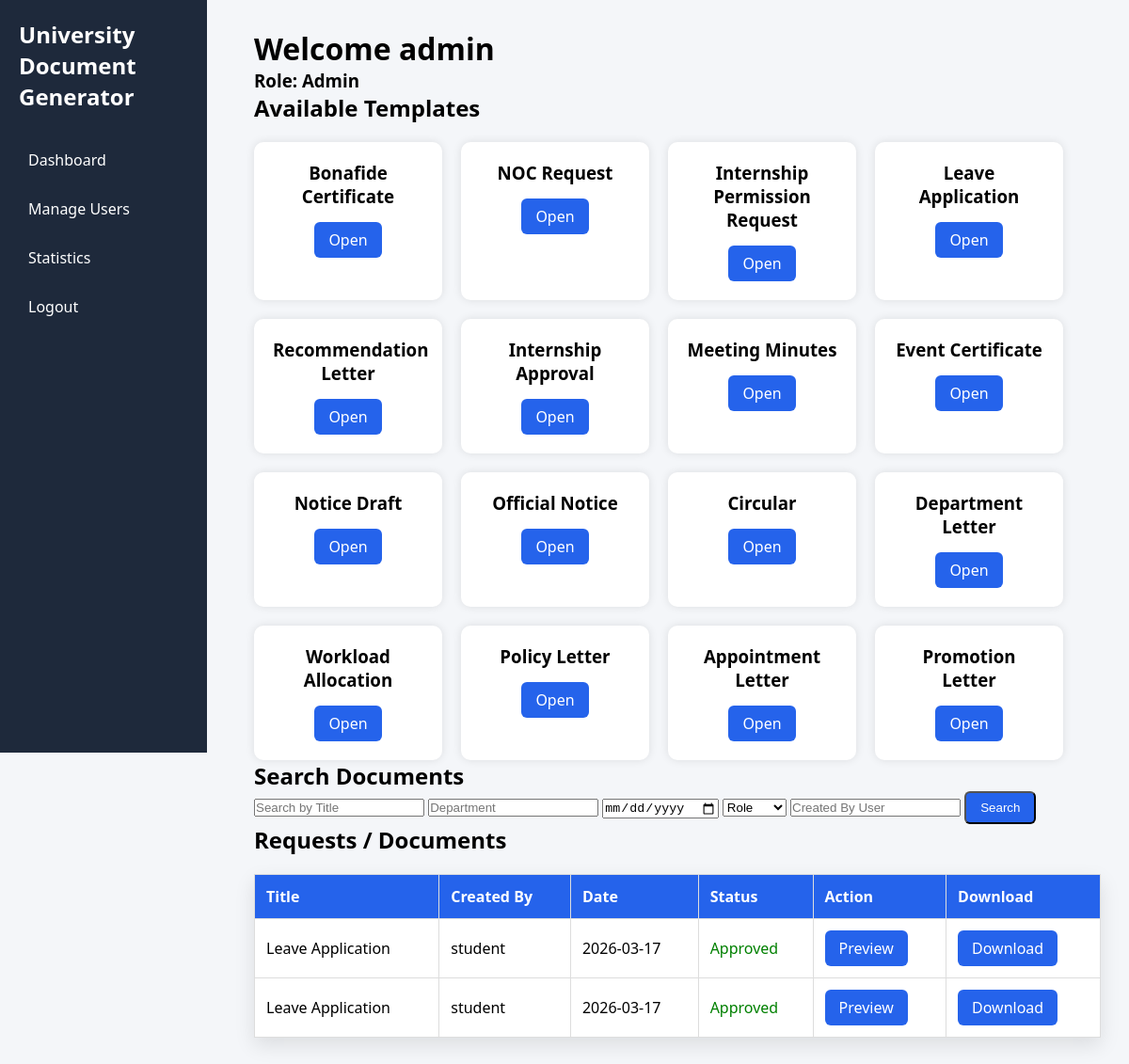
The page /dashboard (signed in) on the database its author committed.
### database.py (models this page shows)
class User(UserMixin, db.Model):
    id = db.Column(db.Integer, primary_key=True)
    username = db.Column(db.String(100), unique=True)
    password = db.Column(db.String(200))
    role = db.Column(db.String(50))
    email = db.Column(db.String(120), unique=True)
    active = db.Column(db.Boolean, default=True)
    created_at = db.Column(db.DateTime, default=datetime.utcnow)

class Template(db.Model):
    id = db.Column(db.Integer, primary_key=True)
    name = db.Column(db.String(100))
    file_path = db.Column(db.String(200))
    allowed_roles = db.Column(db.String(200))
    approval_flow = db.Column(db.String(200))

class Document(db.Model):
    id = db.Column(db.Integer, primary_key=True)
    title = db.Column(db.String(200))
    template_name = db.Column(db.String(200))
    filename = db.Column(db.String(200))
    department = db.Column(db.String(200))
    content = db.Column(db.Text)
    authority = db.Column(db.String(200))
    date = db.Column(db.String(100))
    created_by = db.Column(db.String(100))
    created_at = db.Column(db.DateTime, default=datetime.utcnow)
    status = db.Column(db.String(50), default="pending")
    approved_by_faculty = db.Column(db.Boolean, default=False)
    approved_by_hod = db.Column(db.Boolean, default=False)
    approved_by_dean = db.Column(db.Boolean, default=False)

### app.py (the view)
@app.route("/dashboard")
@login_required
def dashboard():
    query = DocModel.query
    title = request.args.get("title")
    department = request.args.get("department")
    date = request.args.get("date")
    role = request.args.get("role")
    user = request.args.get("user")
    if title:
        query = query.filter(DocModel.title.contains(title))
    if department:
        query = query.filter(DocModel.department.contains(department))
    if date:
        query = query.filter(DocModel.created_at.contains(date))
    if role:
        query = query.join(User, DocModel.created_by == User.username)\
                 .filter(User.role == role)
    if user:
        query = query.filter(DocModel.created_by.contains(user))
    documents = query.all()
    templates = Template.query.all()
    return render_template(
        "dashboard.html",
        documents=documents,
        templates=templates
    )

### app.py (called while the page is built)
@login_manager.user_loader
def load_user(user_id):
    return User.query.get(int(user_id))

### templates/dashboard.html (shortened to what this page needs)
<!DOCTYPE html>
<html>
<head>
    <link rel="stylesheet" href="{{ url_for('static', filename='style.css') }}">
</head>
<body>
<div class="sidebar">
    <h2>University Document Generator</h2>
    <a href="/dashboard">Dashboard</a>
    {% if current_user.role == "admin" %}
        <a href="/manage_users">Manage Users</a>
    {% endif %}
    {% if current_user.role == "admin" %}
        <a href="/admin_dashboard">Statistics</a>
    {% endif %}
    <a href="/logout">Logout</a>
</div>
<div class="main-content">
    <h1>Welcome {{ current_user.username }}</h1>
    <h3>Role: {{ current_user.role|capitalize }}</h3>
    <h2>Available Templates</h2>
    <div class="card-container">
        {% for template in templates %}
            {% if current_user.role in template.allowed_roles.split(",") %}
                <div class="card">
                    <h3>{{ template.name }}</h3>
                    <a href="/create/{{ template.id }}" class="btn">
                        Open
                    </a>
                </div>
            {% endif %}
        {% endfor %}
    </div>
<h2>Search Documents</h2>
<form method="GET" action="/dashboard" class="search-form">
<input type="text" name="title" placeholder="Search by Title">
<input type="text" name="department" placeholder="Department">
<input type="date" name="date">
<select name="role">
<option value="">Role</option>
</select>
<input type="text" name="user" placeholder="Created By User">
<button class="btn">Search</button>
</form>
    <h2>Requests / Documents</h2>
    <table>
        <tr>
            <th>Title</th>
            <th>Created By</th>
            <th>Date</th>
            <th>Status</th>
            <th>Action</th>
            <th>Download</th
        </tr>
        {% for doc in documents %}
        <tr>
            <td>{{ doc.title }}</td>
            <td>{{ doc.created_by }}</td>
            <td>{{ doc.created_at.strftime('%Y-%m-%d') if doc.created_at }}</td>
            <td>
                {% if doc.status == "pending_faculty" %}
                    <span style="color:orange;">Pending Faculty</span>
                {% elif doc.status == "pending_hod" %}
                    <span style="color:blue;">Pending HOD</span>
                {% elif doc.status == "pending_dean" %}
                    <span style="color:purple;">Pending Dean</span>
                {% elif doc.status == "approved" %}
                    <span style="color:green;">Approved</span>
                {% elif doc.status == "rejected" %}
                    <span style="color:red;">Rejected</span>
                {% else %}
                    {{ doc.status }}
                {% endif %}
            </td>
            <td>
                <a href="/preview/{{ doc.id }}" class="btn">Preview</a>
            </td>
            <td>
                {% if doc.status == "approved" and doc.filename %}
                    <a href="/generated_docs/{{ doc.filename }}" class="btn">
                    Download
                </a>
                {% else %}
                    Not Available
                {% endif %}
            </td>
        </tr>
        {% endfor %}
    </table>
</div>
</body>
</html>

### static/style.css (style rules this page uses)
* { margin: 0; padding: 0; box-sizing: border-box; }
body { font-family: "Segoe UI", Arial, sans-serif; background-color: #f4f6f9; }
.sidebar { width: 220px; height: 100vh; background: #1e293b; position: fixed; padding: 20px; color: white; }
.sidebar h2 { margin-bottom: 30px; }
.sidebar a { display: block; color: white; padding: 10px; margin: 10px 0; text-decoration: none; border-radius: 6px; }
.main-content { margin-left: 240px; padding: 30px; }
.card-container { display: flex; gap: 20px; flex-wrap: wrap; }
.card { background: white; padding: 20px; width: 220px; border-radius: 10px; box-shadow: 0px 8px 20px rgba(0,0,0,0.1); }
.card h3 { margin-bottom: 15px; }
.btn { padding: 8px 15px; background: #2563eb; color: white; text-decoration: none; border-radius: 6px; display: inline-block; }
table { width: 100%; border-collapse: collapse; background: white; margin-top: 20px; box-shadow: 0px 8px 20px rgba(0,0,0,0.1); }
th, td { padding: 12px; border: 1px solid #ddd; text-align: left; }
th { background: #2563eb; color: white; }
.card-container { display:flex; gap:20px; margin-top:20px; }
.card { background:white; padding:20px; border-radius:10px; box-shadow:0 0 10px rgba(0,0,0,0.1); width:200px; text-align:center; }

### rows shown on the page
User: username "admin", role "Admin"
Template: name "Bonafide Certificate"
Template: name "NOC Request"
Template: name "Internship Permission Request"
Template: name "Leave Application"
Template: name "Recommendation Letter"
Template: name "Internship Approval"
Template: name "Meeting Minutes"
Template: name "Event Certificate"
Template: name "Notice Draft"
Template: name "Official Notice"
Template: name "Circular"
Template: name "Department Letter"
Template: name "Workload Allocation"
Template: name "Policy Letter"
Template: name "Appointment Letter"
Template: name "Promotion Letter"
Document: title "Leave Application", created_by "student", created_at "2026-03-17", status "Approved"
Document: title "Leave Application", created_by "student", created_at "2026-03-17", status "Approved"
